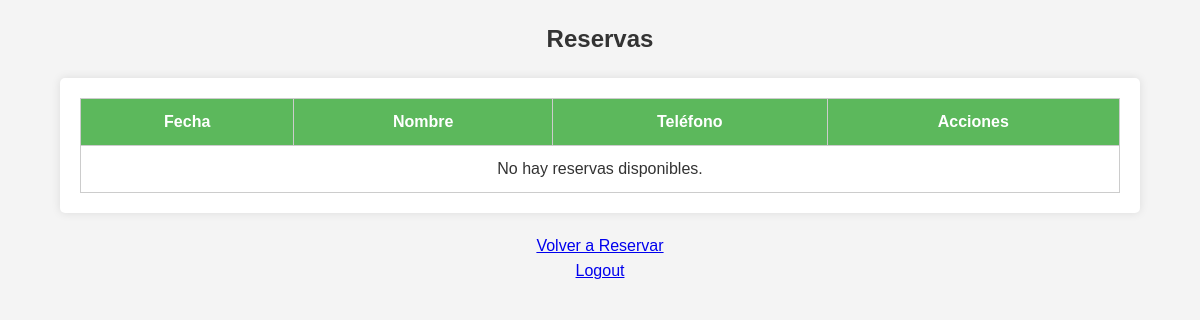
/reservas, run on an earlier commit of the app's database.
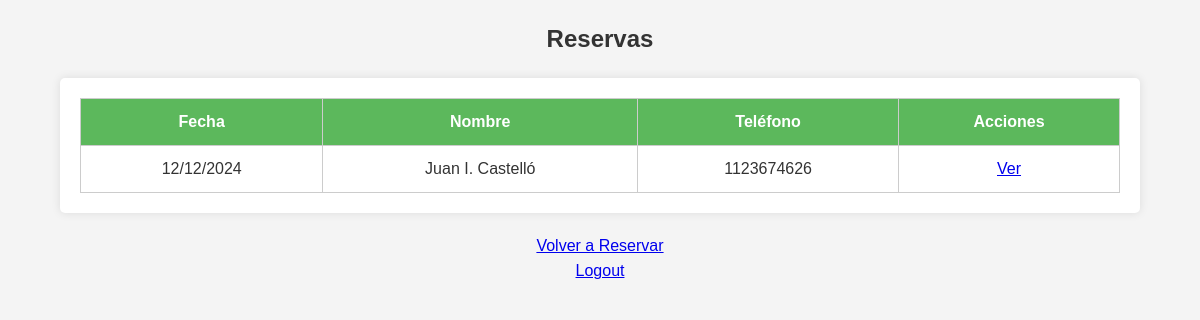
And on a later commit of the database.
### tables this page shows
CREATE TABLE reservas (id INTEGER PRIMARY KEY, fecha TEXT, nombre TEXT, telefono TEXT, tipo_evento TEXT, total REAL, seña REAL, fecha_seña TEXT, metodo_pago TEXT, dirigido_a TEXT, resto REAL, observaciones TEXT);

### app.py (the view)
@app.route('/reservas')
def reservas():
    conn = get_db_connection()
    reservas = conn.execute('SELECT * FROM reservas ORDER BY fecha ASC').fetchall()
    conn.close()
    reservas_format = []
    for reserva in reservas:
        fecha = datetime.strptime(reserva['fecha'], '%Y-%m-%d').strftime('%d/%m/%Y')
        fecha_seña = datetime.strptime(reserva['fecha_seña'], '%Y-%m-%d').strftime('%d/%m/%Y') if reserva['fecha_seña'] else None
        reservas_format.append({
            'id': reserva['id'],
            'fecha': fecha,
            'nombre': reserva['nombre'],
            'telefono': reserva['telefono'],
            'tipo_evento': reserva['tipo_evento'],
            'total': reserva['total'],
            'seña': reserva['seña'],
            'fecha_seña': fecha_seña,
            'metodo_pago': reserva['metodo_pago'],
            'dirigido_a': reserva['dirigido_a'],
            'resto': reserva['resto'],
            'observaciones': reserva['observaciones']
        })
    return render_template('ver_reservas.html', reservas=reservas_format)

### app.py (called while the page is built)
def get_db_connection():
    conn = sqlite3.connect('reservas.db')
    conn.row_factory = sqlite3.Row
    return conn

### templates/ver_reservas.html (shortened to what this page needs)
<!DOCTYPE html>
<html lang="es">
<head>
    <link rel="stylesheet" href="{{ url_for('static', filename='styles.css') }}">
</head>
<body>
    <h2>Reservas</h2>
    <div class="container">
        <table>
            <thead>
                <tr>
                    <th>Fecha</th>
                    <th>Nombre</th>
                    <th>Teléfono</th>
                    <th>Acciones</th>
                </tr>
            </thead>
            <tbody>
                {% for reserva in reservas %}
                    <tr>
                        <td>{{ reserva.fecha }}</td>
                        <td>{{ reserva.nombre }}</td>
                        <td>{{ reserva.telefono }}</td>
                        <td>
                            <a href="/ver/{{ reserva.id }}">Ver</a>
                        </td>
                    </tr>
                {% endfor %}
                {% if reservas|length == 0 %}
                    <tr>
                        <td colspan="4">No hay reservas disponibles.</td>
                    </tr>
                {% endif %}
            </tbody>
        </table>
    </div>
    <div class="centered">
        <p><a href="/reservar">Volver a Reservar</a></p>
        <p><a href="/logout">Logout</a></p>
    </div>
</body>
</html>

### static/styles.css (style rules this page uses)
* { margin: 0; padding: 0; box-sizing: border-box; }
body { font-family: Arial, sans-serif; background-color: #f4f4f4; color: #333; line-height: 1.6; }
h2 { text-align: center; margin: 20px 0; }
.centered { text-align: center; margin-top: 10px; }
.container { max-width: 90%; margin: 20px auto; padding: 20px; background: #fff; border-radius: 5px; box-shadow: 0 0 10px rgba(0, 0, 0, 0.1); }
table { width: 100%; border-collapse: collapse; }
th, td { border: 1px solid #ccc; padding: 10px; text-align: center; }
th { background-color: #5cb85c; color: white; }

What changed in the data, as far as the page shows it:
added reservas: fecha "12/12/2024", nombre "Juan I. Castelló", telefono "1123674626"
Also different on the page:
text no longer shown: "No hay reservas disponibles."
